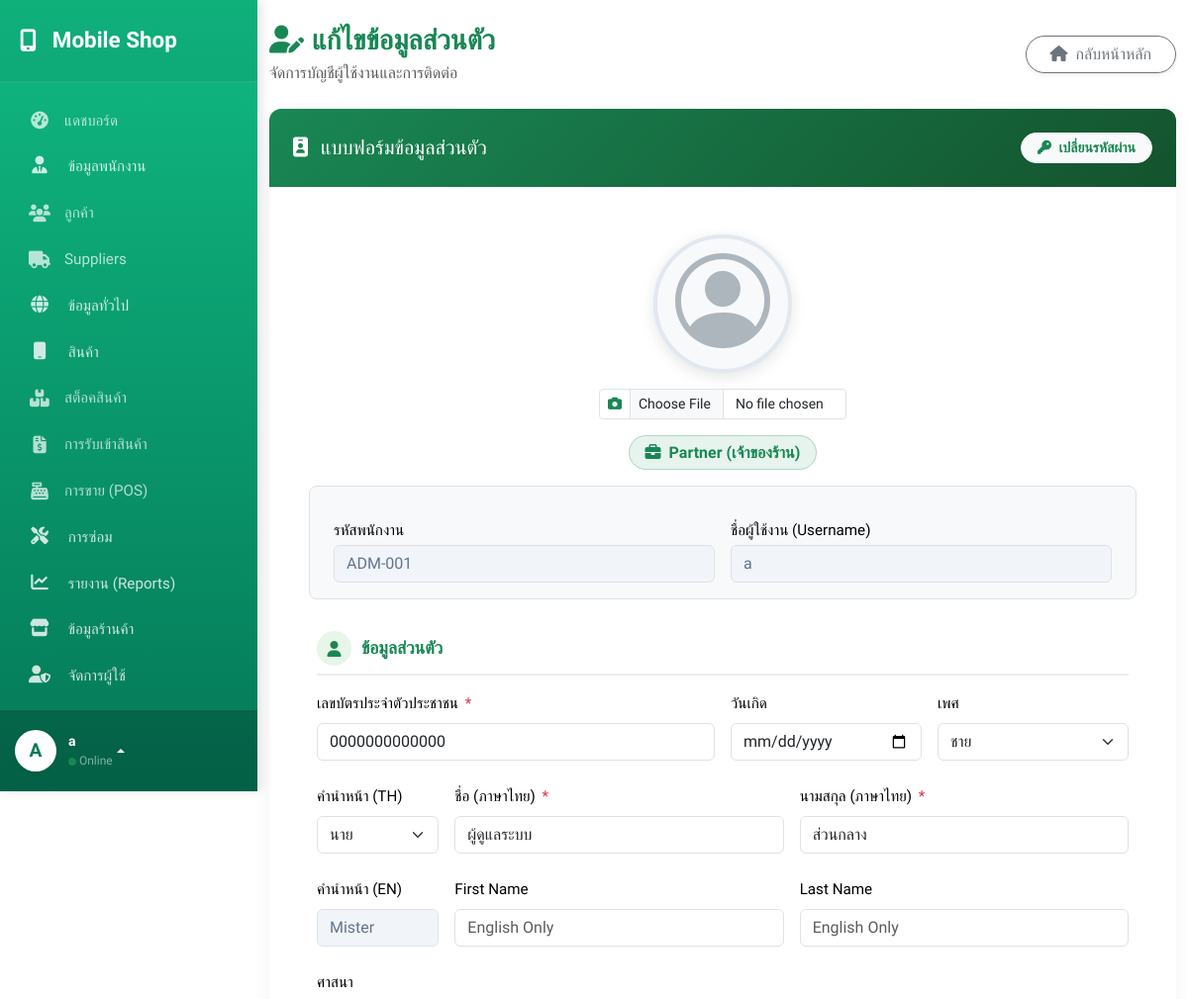
Page /profile/change_profile.php (signed in, upper part) on the earlier database version.
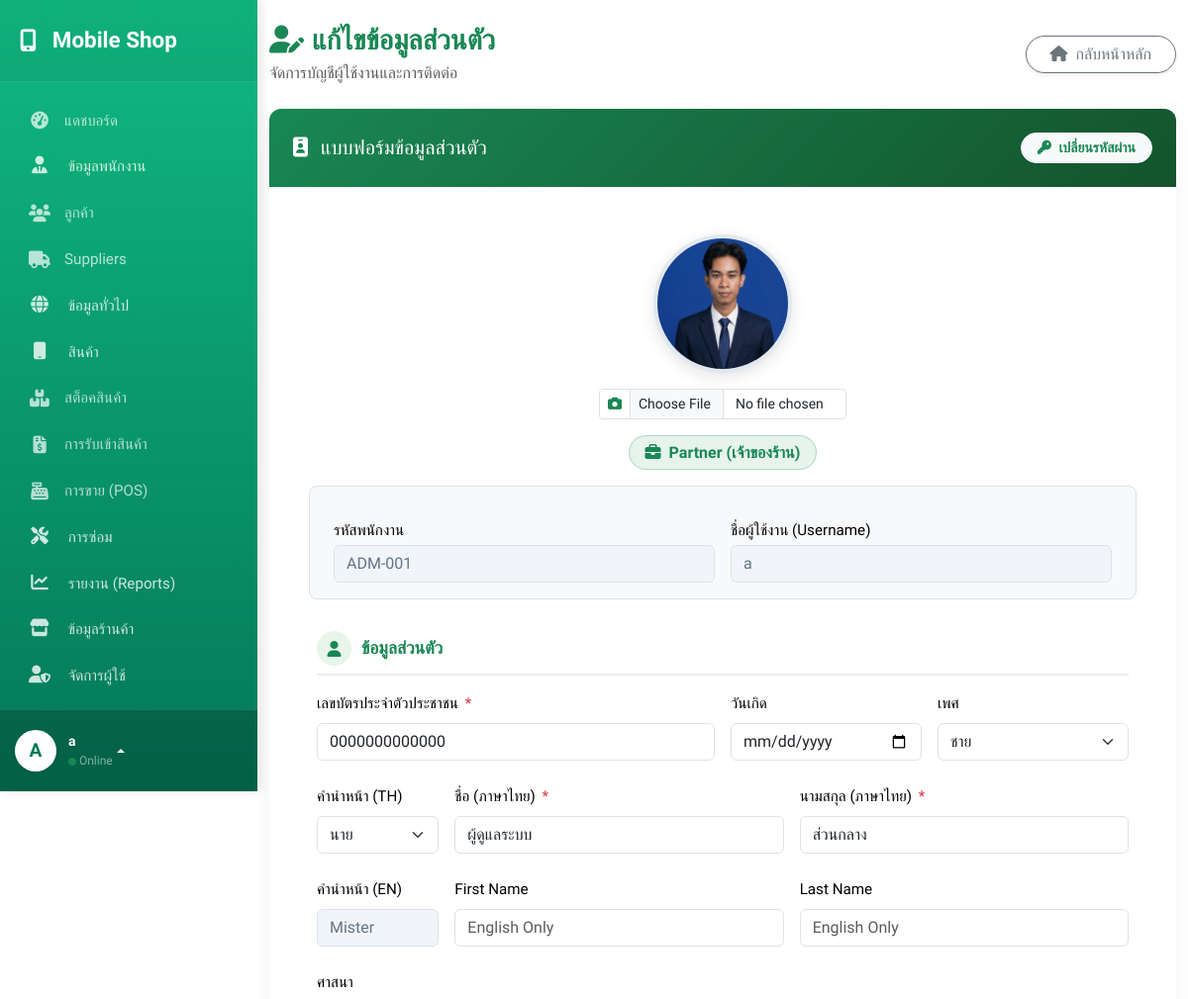
Same page on the later database version.
### tables this page shows
CREATE TABLE `employees` (
  `emp_id` int(6) NOT NULL,
  `emp_code` varchar(20) NOT NULL,
  `emp_national_id` varchar(20) NOT NULL,
  `firstname_th` varchar(30) NOT NULL,
  `lastname_th` varchar(30) NOT NULL,
  `firstname_en` varchar(30) DEFAULT NULL,
  `lastname_en` varchar(30) DEFAULT NULL,
  `emp_phone_no` varchar(20) NOT NULL,
  `emp_email` varchar(75) DEFAULT NULL,
  `emp_line_id` varchar(30) DEFAULT NULL,
  `emp_birthday` date DEFAULT NULL,
  `create_at` datetime NOT NULL DEFAULT current_timestamp(),
  `update_at` datetime NOT NULL DEFAULT current_timestamp(),
  `emp_gender` enum('Male','Female') NOT NULL,
  `emp_status` enum('Active','Resigned') NOT NULL,
  `prefixs_prefix_id` int(6) NOT NULL,
  `Addresses_address_id` int(6) NOT NULL,
  `religions_religion_id` int(2) NOT NULL,
  `departments_dept_id` int(11) NOT NULL,
  `branches_branch_id` int(3) NOT NULL,
  `users_user_id` int(6) DEFAULT NULL COMMENT 'FK อ้างอิงตาราง users',
  `emp_image` varchar(255) DEFAULT NULL COMMENT 'ชื่อไฟล์รูปโปรไฟล์'
);

CREATE TABLE `departments` (
  `dept_id` int(4) NOT NULL,
  `shop_info_shop_id` int(3) NOT NULL,
  `branches_branch_id` int(3) NOT NULL DEFAULT 0 COMMENT 'รหัสสาขาที่สังกัด',
  `dept_name` varchar(50) NOT NULL,
  `dept_desc` varchar(100) DEFAULT NULL,
  `create_at` datetime NOT NULL DEFAULT current_timestamp(),
  `update_at` datetime NOT NULL DEFAULT current_timestamp()
);

CREATE TABLE `users` (
  `user_id` int(6) NOT NULL,
  `username` varchar(50) NOT NULL,
  `password` varchar(255) NOT NULL,
  `user_status` enum('Active','Inactive') NOT NULL,
  `create_at` datetime NOT NULL DEFAULT current_timestamp(),
  `update_at` datetime NOT NULL DEFAULT current_timestamp()
);

CREATE TABLE `prefixs` (
  `prefix_id` int(6) NOT NULL,
  `prefix_th` varchar(20) NOT NULL,
  `prefix_en` varchar(20) DEFAULT NULL,
  `prefix_th_abbr` varchar(20) DEFAULT NULL,
  `prefix_en_abbr` varchar(20) DEFAULT NULL,
  `is_active` tinyint(1) NOT NULL DEFAULT 1 COMMENT 'สถานะ (1=ใช้งาน, 0=ไม่ใช้งาน)',
  `shop_info_shop_id` int(3) DEFAULT 0
);

### global/sidebar.php (called while the page is built, shortened)
<?php
require_once '../config/config.php';
$sidebar_uid = $_SESSION['user_id'] ?? 0;
function isActive($keywords)
{
    return '';
}
?>
        <?php if (hasPermission($conn, $sidebar_uid, 'menu_manage_users')): ?>
                <?php if (hasPermission($conn, $sidebar_uid, 'user_list')):
                ?>
                    <a href="../users/user_list.php" class="list-group-item list-group-item-action <?= isActive('user_list.php') ?>">รายชื่อผู้ใช้</a>
                <?php endif; ?>
        <?php endif; ?>

### config/functions.php (called while the page is built, shortened)
<?php
function hasPermission($conn, $user_id, $permission_name)
{
    $sql_user = "SELECT e.departments_dept_id, ur.roles_role_id
                 FROM employees e
                 JOIN user_roles ur ON e.users_user_id = ur.users_user_id
                 WHERE e.users_user_id = ?";
    $stmt = $conn->prepare($sql_user);
    $stmt->bind_param("i", $user_id);
    $stmt->execute();
    $res_user = $stmt->get_result();
    $user_data = $res_user->fetch_assoc();
    $dept_id = $user_data['departments_dept_id'];
    $role_id = $user_data['roles_role_id'];
    $sql_check_dept = "SELECT 1 FROM dept_permissions WHERE departments_dept_id = ? LIMIT 1";
    $stmt = $conn->prepare($sql_check_dept);
    $stmt->bind_param("i", $dept_id);
    $stmt->execute();
    $dept_has_rules = ($stmt->get_result()->num_rows > 0);
    if ($dept_has_rules) {
        $sql = "SELECT 1
                FROM dept_permissions dp
                JOIN permissions p ON dp.permissions_permission_id = p.permission_id
                WHERE dp.departments_dept_id = ?
                AND (p.permission_name = ? OR p.permission_name = 'all_access')
                LIMIT 1";
        $stmt = $conn->prepare($sql);
        $stmt->bind_param("is", $dept_id, $permission_name);
    }
    else {
        $sql = "SELECT 1
                FROM role_permissions rp
                JOIN permissions p ON rp.permissions_permission_id = p.permission_id
                WHERE rp.roles_role_id = ?
                AND (p.permission_name = ? OR p.permission_name = 'all_access')
                LIMIT 1";
        $stmt = $conn->prepare($sql);
        $stmt->bind_param("is", $role_id, $permission_name);
    }
    $stmt->execute();
    $result = $stmt->get_result();
    $has_perm = ($result->num_rows > 0);
    return $has_perm;
}
?>

### profile/change_profile.php (the view, shortened to what the changed rows need)
<?php
require '../config/config.php';
$user_id = $_SESSION['user_id'];
$sql_user = "SELECT e.*, u.username,
               d.dept_name, b.branch_name,
               a.address_id, a.home_no, a.moo, a.soi, a.road,
               sd.subdistrict_id, dist.district_id, pv.province_id, sd.zip_code,
               p.prefix_th, p.prefix_en
        FROM employees e
        JOIN users u ON e.users_user_id = u.user_id
        LEFT JOIN prefixs p ON e.prefixs_prefix_id = p.prefix_id
        LEFT JOIN departments d ON e.departments_dept_id = d.dept_id
        LEFT JOIN branches b ON e.branches_branch_id = b.branch_id
        LEFT JOIN addresses a ON e.Addresses_address_id = a.address_id
        LEFT JOIN subdistricts sd ON a.subdistricts_subdistrict_id = sd.subdistrict_id
        LEFT JOIN districts dist ON sd.districts_district_id = dist.district_id
        LEFT JOIN provinces pv ON dist.provinces_province_id = pv.province_id
        WHERE e.users_user_id = ?";
$stmt_u = $conn->prepare($sql_user);
$stmt_u->bind_param("i", $user_id);
$stmt_u->execute();
$user_data = $stmt_u->get_result()->fetch_assoc();
$prefixes = mysqli_query($conn, "SELECT * FROM prefixs WHERE is_active = 1");
?>
<!DOCTYPE html>
<html lang="th">
<head>
    <link href="https://cdn.jsdelivr.net/npm/bootstrap@5.3.3/dist/css/bootstrap.min.css" rel="stylesheet">
    <link href="https://cdnjs.cloudflare.com/ajax/libs/font-awesome/6.5.1/css/all.min.css" rel="stylesheet">
    <link href="https://cdn.jsdelivr.net/npm/bootstrap-icons/font/bootstrap-icons.css" rel="stylesheet">
    <link href="https://cdn.jsdelivr.net/npm/sweetalert2@11/dist/sweetalert2.min.css" rel="stylesheet">
    <?php require '../config/load_theme.php'; ?>
</head>
<body>
    <div class="d-flex" id="wrapper">
        <?php include '../global/sidebar.php'; ?>
        <div class="main-content w-100">
            <div class="container py-4" style="max-width: 1000px;">
                <div class="main-card mb-5">
                    <div class="card-body p-4 p-md-5">
                        <form method="POST" id="profileForm" class="needs-validation" enctype="multipart/form-data" novalidate>
                            <div class="profile-wrapper">
                                <div class="profile-img-container">
                                    <?php
                                    $image_path = '../uploads/employees/' . $user_data['emp_image'];
                                    if (!empty($user_data['emp_image']) && file_exists($image_path)):
                                    ?>
                                        <img src="<?= $image_path ?>?t=<?= time() ?>" alt="Profile" class="profile-img">
                                    <?php else: ?>
                                        <i class="bi bi-person-circle profile-icon"></i>
                                    <?php endif; ?>
                                </div>
                                <div class="mt-3">
                                    <span class="badge bg-success bg-opacity-10 text-success border border-success border-opacity-25 px-3 py-2 rounded-pill fs-6">
                                        <i class="fas fa-briefcase me-1"></i> <?= htmlspecialchars($user_data['dept_name'] ?? 'ไม่มีแผนก') ?>
                                    </span>
                                </div>
                            </div>
                            <div class="row g-3 bg-light p-3 rounded-3 border mb-4">
                                <div class="col-md-6">
                                    <label class="form-label text-muted small mb-1">รหัสพนักงาน</label>
                                    <input type="text" class="form-control readonly-input" value="<?= htmlspecialchars($user_data['emp_code']) ?>" readonly>
                                </div>
                                <div class="col-md-6">
                                    <label class="form-label text-muted small mb-1">ชื่อผู้ใช้งาน (Username)</label>
                                    <input type="text" class="form-control readonly-input" value="<?= htmlspecialchars($user_data['username']) ?>" readonly>
                                </div>
                            </div>
                            <div class="row g-3 mb-4">
                                <div class="col-md-6">
                                    <label class="form-label">เลขบัตรประจำตัวประชาชน <span class="required-star">*</span></label>
                                    <input type="text" name="emp_national_id" id="emp_national_id" class="form-control" maxlength="13" required
                                        value="<?= htmlspecialchars($user_data['emp_national_id']) ?>"
                                        data-orig="<?= htmlspecialchars($user_data['emp_national_id']) ?>">
                                </div>
                                <div class="col-md-3">
                                    <label class="form-label">เพศ</label>
                                    <select name="emp_gender" class="form-select">
                                        <option value="Male" <?= $user_data['emp_gender'] == 'Male' ? 'selected' : '' ?>>ชาย</option>
                                    </select>
                                </div>
                            </div>
                            <div class="row g-3 mb-4">
                                <div class="col-md-2">
                                    <label class="form-label">คำนำหน้า (TH)</label>
                                    <select name="prefix_id" id="prefix_id" class="form-select" onchange="updatePrefixEn()">
                                        <?php
                                        mysqli_data_seek($prefixes, 0);
                                        while ($p = $prefixes->fetch_assoc()):
                                        ?>
                                            <option value="<?= $p['prefix_id'] ?>" data-en="<?= htmlspecialchars($p['prefix_en'] ?? '') ?>" <?= $p['prefix_id'] == $user_data['prefixs_prefix_id'] ? 'selected' : '' ?>>
                                                <?= $p['prefix_th'] ?>
                                            </option>
                                        <?php endwhile; ?>
                                    </select>
                                </div>
                                <div class="col-md-5">
                                    <label class="form-label">ชื่อ (ภาษาไทย) <span class="required-star">*</span></label>
                                    <input type="text" name="firstname_th" class="form-control input-thai" value="<?= htmlspecialchars($user_data['firstname_th']) ?>" required>
                                </div>
                                <div class="col-md-5">
                                    <label class="form-label">นามสกุล (ภาษาไทย) <span class="required-star">*</span></label>
                                    <input type="text" name="lastname_th" class="form-control input-thai" value="<?= htmlspecialchars($user_data['lastname_th']) ?>" required>
                                </div>
                            </div>
                            <div class="row g-3 mb-4">
                                <div class="col-md-2">
                                    <label class="form-label">คำนำหน้า (EN)</label>
                                    <input type="text" id="prefix_en" class="form-control readonly-input" value="<?= htmlspecialchars($user_data['prefix_en']) ?>" readonly>
                                </div>
                            </div>
                        </form> </div>
                </div>
            </div>
        </div>
    </div>
</body>
</html>

Differences in the rows shown:
changed employees "ADM-001": emp_image: picture added; emp_image "admin.png" → "profile_1_1773159570.png" (drawn); emp_gender "ชาย" → (not shown)
Other differences:
form field emp_gender: (not shown) → "ชาย"
